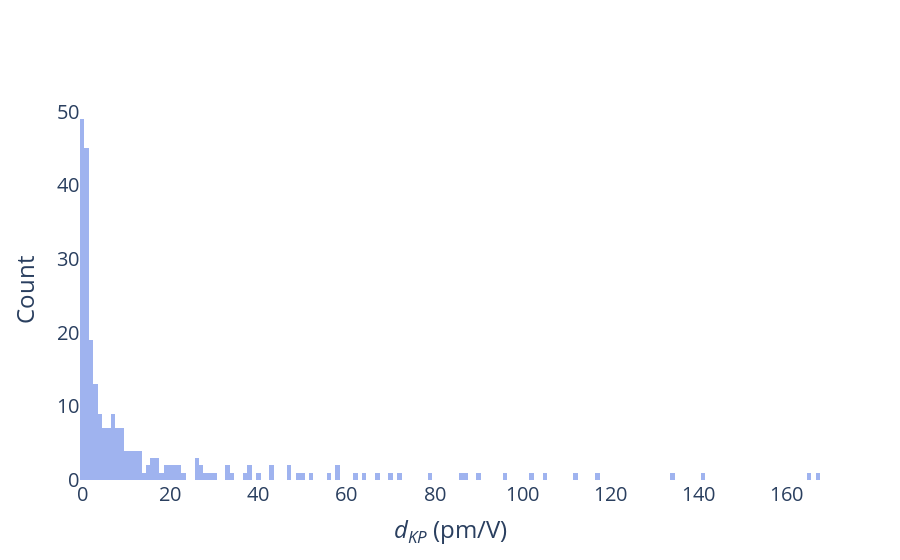
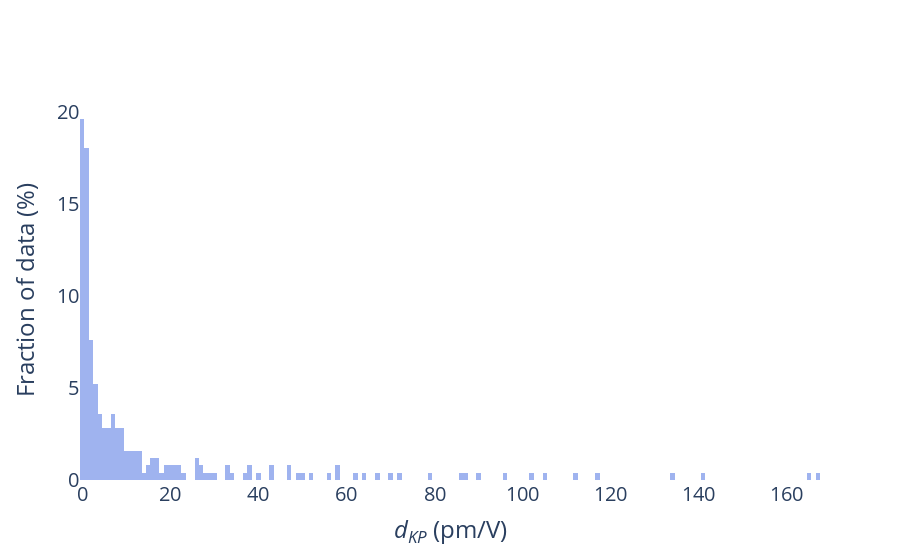

Write notebook code for charts like these, in order.
### Code cell
df_tmp = df_rand_250.copy()

# histnorm = 'percent'
histnorm = ''
bin_size = 1.0


fig = go.Figure()

fig.add_trace(
    go.Histogram(
        x = df_tmp['dKP_full_neum'],
        histnorm=histnorm,
        xbins=dict(
            # start=0.0,
            # end=1.0,
            size=bin_size
        ),
        name='dist_250',
        marker_color = 'royalblue' 
    )
)


# Overlay both histograms
fig.update_layout(barmode='overlay')
# Reduce opacity to see both histograms
fig.update_traces(opacity=0.5)
fig.update_layout(
    # title_text='Comparison of effective frequency distribution', # title of plot
    xaxis_title_text='<i>d<sub>KP</sub></i> (pm/V)', # xaxis label
    # yaxis_title_text='Fraction of total data subset (%)', # yaxis label
    yaxis_title_text='Count', # yaxis label
    font_size=20,
    # xaxis_range=[0,1]
)

fig.update_layout(
    autosize=False,
    font_size=20,
    # width=1100,
    # height=600,
    plot_bgcolor="white",
    # template='simple_white',
)

fig.update_layout(
    legend=dict(
        yanchor='top',
        y=0.99,
        xanchor='right',
        x=0.99
    )
)

fig.show()

histnorm = 'percent'
bin_size = 1.0


fig = go.Figure()

fig.add_trace(
    go.Histogram(
        x = df_tmp['dKP_full_neum'],
        histnorm=histnorm,
        xbins=dict(
            # start=0.0,
            # end=1.0,
            size=bin_size
        ),
        name='dist_250',
        marker_color = 'royalblue' 
    )
)


# Overlay both histograms
fig.update_layout(barmode='overlay')
# Reduce opacity to see both histograms
fig.update_traces(opacity=0.5)
fig.update_layout(
    # title_text='Comparison of effective frequency distribution', # title of plot
    xaxis_title_text='<i>d<sub>KP</sub></i> (pm/V)', # xaxis label
    yaxis_title_text='Fraction of data (%)', # yaxis label
    font_size=20,
    # xaxis_range=[0,1]
)

fig.update_layout(
    autosize=False,
    font_size=20,
    # width=1100,
    # height=600,
    plot_bgcolor="white",
    # template='simple_white',
)

fig.update_layout(
    legend=dict(
        yanchor='top',
        y=0.99,
        xanchor='right',
        x=0.99
    )
)

fig.show()

# dKP-Eg-KDE with log-lin inset
# ==============================================================================================================================
fig = make_subplots(rows=1, cols=2, shared_yaxes=True, horizontal_spacing=0.02, column_widths=[0.8,0.2])

# ROW 1 COL 1 =================================================================================================================
fig.add_trace(go.Scatter(x=df_orig.drop(df_tmp.index, axis=0)['src_bandgap'],
                         y=df_orig.drop(df_tmp.index, axis=0)['dKP_full_neum'],
                         mode='markers',
                         marker=dict(
                            color="cornflowerblue",
                            opacity=0.5
                         ),
                         showlegend=True,
                         name=f'Train+Val',
                         text=[mpid for mpid in df_orig.drop(df_tmp.index, axis=0).index.values]
                         ))

fig.add_trace(go.Scatter(x=df_tmp['src_bandgap'],
                         y=df_tmp['dKP_full_neum'],
                         mode='markers',
                         marker = dict(symbol='circle',
                                       size=5,
                                       color = 'lightgreen',
                                       showscale=False,
                                       line=dict(width=1, color="black")
                                       ),
                         showlegend=True,
                         name=f'Test',
                         text=[mpid for mpid in df_tmp.index.values]
                         ))


# AXES
fig.update_xaxes(title = '<i>E<sub>g</sub></i> (eV)',
                 title_font_size=36,
                 range = [-0.1, 10.0],
                 row=1, col=1)
fig.update_yaxes(title = '<i>d</i><sub>KP</sub> (pm/V)',
                 title_font_size=36)


fig.update_layout(font={'family':'Arial', 'size': 20},
                 )

# ROW 1 COL 2 =================================================================================================================
density = gaussian_kde(np.reshape(df_tmp['dKP_full_neum'].values, (1,len(df_tmp))))
density.covariance_factor = lambda : .02 #Smoothing parameter
density._compute_covariance()

x_vals = np.linspace(min(df_tmp['dKP_full_neum'].values),
                     max(df_tmp['dKP_full_neum'].values),
                     200) # Specifying the limits of our data
kde_dist = density(x_vals)

fig.add_trace(go.Scatter(x=kde_dist, 
                         y=x_vals, 
                         mode='lines', 
                         marker_color='indianred',
                         fill='tozerox',
                         showlegend=False),
              row=1, col=2)

fig.update_xaxes(title = 'Distribution Test',
                 title_font_size=36,
                 row=1, col=2)
fig.update_yaxes(title = '', row=1, col=2)

# INSET =======================================================================================================================
inset = copy.deepcopy(fig.data[0])
inset.xaxis = 'x3'
inset.yaxis = 'y3'

inset_candidates_v1 = copy.deepcopy(fig.data[1])
inset_candidates_v1.xaxis = 'x3'
inset_candidates_v1.yaxis = 'y3'
inset


fig.update_layout(
    xaxis3=dict(domain      = [0.30, 0.75],
                anchor      = 'y3',
                range       = [-0.1, 8.4],
                linecolor   = 'black'
               ),
    yaxis3=dict(domain      = [0.60, 0.98],
                anchor      = 'x3',
                range       = [-3.5, 2.6],
                type        = 'log',
                tickvals    = [0.001, 0.01, 1, 100],
                linecolor   = 'black'
    ))

fig.add_trace(inset)
fig.add_trace(inset_candidates_v1)

fig.update_xaxes(showspikes=True, spikecolor="gray", spikethickness=2, spikesnap="cursor", spikemode="across")
fig.update_yaxes(showspikes=True, spikecolor="gray", spikethickness=2, spikesnap="cursor", spikemode='across')
fig.update_layout(hoverdistance=5)

# THEME OF GRAPH
fig.update_layout(template='simple_white')

fig.update_layout(
    width=1000,
    height=500
)

fig.show()

### Figure 1 — Plotly figure (JSON) as saved in the notebook; plotly's stock layout.template omitted (floating-point values rounded to 4 significant figures; data arrays with more than 128 entries replaced by an {"elided": "..."} marker saying what was removed)
{"data": [{"histnorm": "", "marker": {"color": "royalblue"}, "name": "dist_250", "opacity": 0.5, "type": "histogram", "x": {"elided": "250 float values"}, "xbins": {"size": 1}}], "layout": {"autosize": false, "barmode": "overlay", "font": {"size": 20}, "legend": {"x": 0.99, "xanchor": "right", "y": 0.99, "yanchor": "top"}, "plot_bgcolor": "white", "xaxis": {"title": {"text": "<i>d<sub>KP</sub></i> (pm/V)"}}, "yaxis": {"title": {"text": "Count"}}}}

### Figure 2 — Plotly figure (JSON) as saved in the notebook; plotly's stock layout.template omitted (floating-point values rounded to 4 significant figures; data arrays with more than 128 entries replaced by an {"elided": "..."} marker saying what was removed)
{"data": [{"histnorm": "percent", "marker": {"color": "royalblue"}, "name": "dist_250", "opacity": 0.5, "type": "histogram", "x": {"elided": "250 float values"}, "xbins": {"size": 1}}], "layout": {"autosize": false, "barmode": "overlay", "font": {"size": 20}, "legend": {"x": 0.99, "xanchor": "right", "y": 0.99, "yanchor": "top"}, "plot_bgcolor": "white", "xaxis": {"title": {"text": "<i>d<sub>KP</sub></i> (pm/V)"}}, "yaxis": {"title": {"text": "Fraction of data (%)"}}}}
